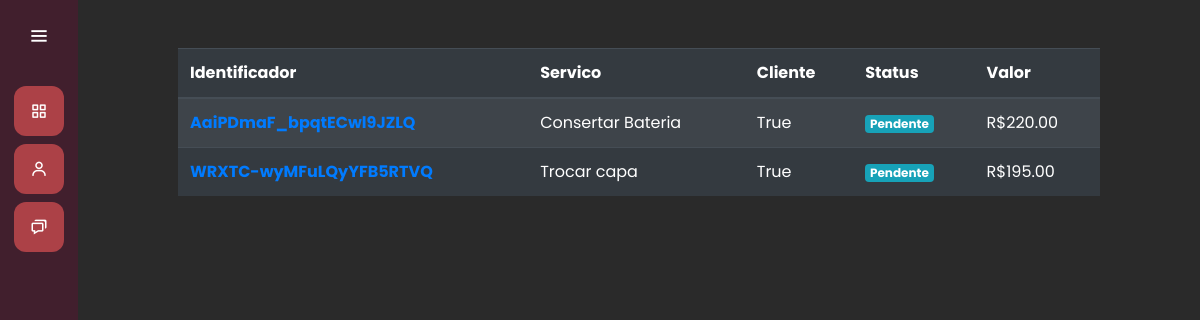
Before: /servicos/ with the older database file.
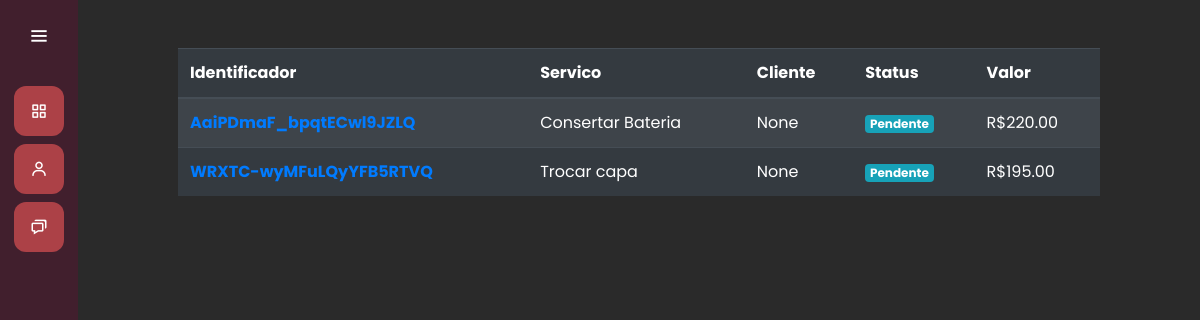
After: the same page with the newer database file.
### servicos/models.py (models this page shows, shortened)
class Servico(models.Model):
    servico = models.CharField(max_length=30)
    cliente = models.ForeignKey(Cliente, on_delete=models.SET_NULL, null=True)
    preco = models.DecimalField(max_digits=8, decimal_places=2, null=True)
    data_inicio = models.DateField(null=True)
    data_entrega = models.DateField(null=True)
    descricao = models.CharField(max_length=100, null=True)
    finalizado = models.BooleanField(default=False)
    protocolo = models.CharField(max_length=52, null=True, blank=True)
    identificador = models.CharField(max_length=24, null=True, blank=True)

### clientes/models.py (models this page shows)
class Cliente(models.Model):
    nome_completo = models.CharField(max_length=80, default=True)
    email = models.EmailField(max_length=50)
    cpf = models.CharField(max_length=11)
    def __str__(self) -> str:
        return self.nome_completo

### servicos/views.py (the view)
# urls.py: path('', views.listar_servico, name="servicos"),
def listar_servico(request):
    if request.method == "GET":
        servicos = Servico.objects.all()
        return render(request, 'listar_servico.html', {'servicos': servicos})

### servicos/templates/listar_servico.html
{% extends "base.html" %}
{% load static %}
{% block 'head' %}
    <link rel="stylesheet" href="{% static 'clientes/css/clientes.css' %}">
    <link rel="stylesheet" href="{% static 'servicos/css/listar_servico.css' %}">
{% endblock %}
{% block 'dashboard' %}
    <br>
    <br>
    <div class="container-fluid distanciamento">
        <div>
            <table class="table table-striped table-dark">
                <thead>
                    <tr>
                        <th scope="col">Identificador</th>
                        <th scope="col">Servico</th>
                        <th scope="col">Cliente</th>
                        <th scope="col">Status</th>
                        <th scope="col">Valor</th>
                    </tr>
                </thead>
                <tbody>
                    {% for servico in servicos %}
                        <tr>
                            <th><a href="{% url 'servico' servico.identificador %}">{{servico.identificador}}</a></th>
                            <td>{{servico.servico}}</td>
                            <td>{{servico.cliente}}</td>
                            <td>
                                {% if servico.finalizado %}
                                    <span class="badge badge-success">Finalizado</span>
                                {% else %}
                                    <span class="badge badge-info">Pendente</span>
                                {% endif %}
                            </td>
                            <td>R${{servico.preco}}</td>
                        </tr>
                    {% endfor %}
                </tbody>
            </table>
        </div>
    </div>
{% endblock %}

Changed rows visible on the page:
changed Servico "AaiPDmaF_bpqtECwl9JZLQ": cliente "True" → "None"
changed Servico "WRXTC-wyMFuLQyYFB5RTVQ": cliente "True" → "None"
